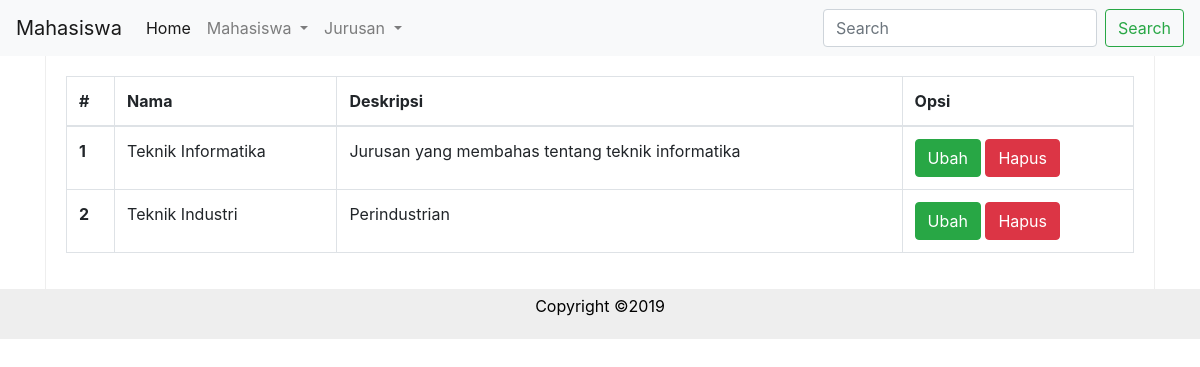
/?page=jurusan, run on the app's committed database.
### tables this page shows
CREATE TABLE `jurusan` (
  `id` int(11) NOT NULL,
  `nama` varchar(100) NOT NULL,
  `deskripsi` text DEFAULT NULL
);

### config/database.php (called while the page is built, shortened)
<?php
class Database
{
    private $dbUsername = DB_USERNAME;
    private $dbPassword = DB_PASSWORD;
    private $dbName = DB_NAME;
    private $dbHost = DB_HOST;
    public function connect()
    {
        try {
            $db = new mysqli($this->dbHost, $this->dbUsername, $this->dbPassword, $this->dbName);
        } catch (Exception $er) {
            die($er->getMessage());
            return false;
        }
        return $db;
    }
}

### models/Jurusan.php (called while the page is built, shortened)
<?php
class Jurusan
{
    private $mysqli;
    private $table = "jurusan";
    public function __construct($db)
    {
        $this->mysqli = $db;
    }
    public function tampilJurusan($id = null)
    {
        $query = "SELECT * FROM " . $this->table;
        $query .= " ORDER BY id ASC";
        $result = $this->mysqli->query($query) or die("Error: " . $this->mysqli->connect_error);
        return $result;
    }
}

### views/jurusan/index.php (the view, shortened to what this page needs)
<!DOCTYPE html>
<html lang="en">
<head>
    <link href="./assets/bootstrap/css/bootstrap.min.css" type="text/css" rel="stylesheet" />
    <link href="./assets/css/style.css" type="text/css" rel="stylesheet" />
</head>
<body>
    <header>
        <div class="header">
            <nav class="navbar navbar-expand-lg navbar-light bg-light">
                <a class="navbar-brand" href="#">Mahasiswa</a>
                <div class="collapse navbar-collapse" id="navbarSupportedContent">
                    <ul class="navbar-nav mr-auto">
                        <li class="nav-item active">
                            <a class="nav-link" href="?page=mahasiswa">Home</a>
                        </li>
                        <li class="nav-item dropdown">
                            <a class="nav-link dropdown-toggle" href="?page=mahasiswa" id="navbarDropdown" role="button" data-toggle="dropdown" aria-haspopup="true" aria-expanded="false">
                                Mahasiswa
                            </a>
                        </li>
                        <li class="nav-item dropdown">
                            <a class="nav-link dropdown-toggle" href="?page=jurusan" id="navbarDropdown" role="button" data-toggle="dropdown" aria-haspopup="true" aria-expanded="false">
                                Jurusan
                            </a>
                        </li>
                    </ul>
                    <form method="GET" action="<?= SITE_URL; ?>index.php" class="form-inline my-2 my-lg-0">
                        <input class="form-control mr-sm-2" type="search" name="keyword" placeholder="Search" aria-label="Search">
                        <button class="btn btn-outline-success my-2 my-sm-0" type="submit">Search</button>
                    </form>
                </div>
            </nav>
        </div>
    </header>
    <div class="container">
        <main>
            <div class="post">
                <?php
                if ($keyword != null) {
                    $dataJurusan = $jurusan->cariJurusan($keyword);
                } else {
                    $dataJurusan = $jurusan->tampilJurusan();
                }
                $no = 1;
                if ($dataJurusan->num_rows == 0) :
                    echo "<div class='jumbotron'><p><strong>Data jurusan belum tersedia</strong></p></div>";
                else :
                    ?>
                    <table class="table table-bordered">
                        <thead>
                            <tr>
                                <th scope="col">#</th>
                                <th scope="col">Nama</th>
                                <th scope="col">Deskripsi</th>
                                <th scope="col">Opsi</th>
                            </tr>
                        </thead>
                        <tbody>
                            <?php
                                while ($jrs = $dataJurusan->fetch_object()) :
                                    ?>
                                <tr>
                                    <th scope="row"><?= $no++; ?></th>
                                    <td><?= $jrs->nama; ?></td>
                                    <td><?= $jrs->deskripsi; ?></td>
                                    <td>
                                        <a href="./?page=jurusan&action=ubah&id=<?= $jrs->id; ?>" class="btn btn-success">Ubah</a>
                                        <a href="./?page=jurusan&action=hapus&id=<?= $jrs->id; ?>" class="btn btn-danger" onclick="return confirm('Kamu yakin ingin menghapus data ini?')">Hapus</a>
                                    </td>
                                </tr>
                            <?php endwhile; ?>
                        </tbody>
                    </table>
                <?php endif; ?>
            </div>
        </main>
    </div>
    <footer>
        <div class="footer">
            <p>Copyright &copy;2019</p>
        </div>
    </footer>
</body>
</html>

### assets/css/style.css (style rules this page uses)
.footer { background-color: #eee; padding: 5px; text-align: center; color: black; }
.post { border-right: 1px solid #eee; border-left: 1px solid #eee; padding: 20px }

### data on the page
jurusan: nama "Teknik Informatika", deskripsi "Jurusan yang membahas tentang teknik informatika"
jurusan: nama "Teknik Industri", deskripsi "Perindustrian"
